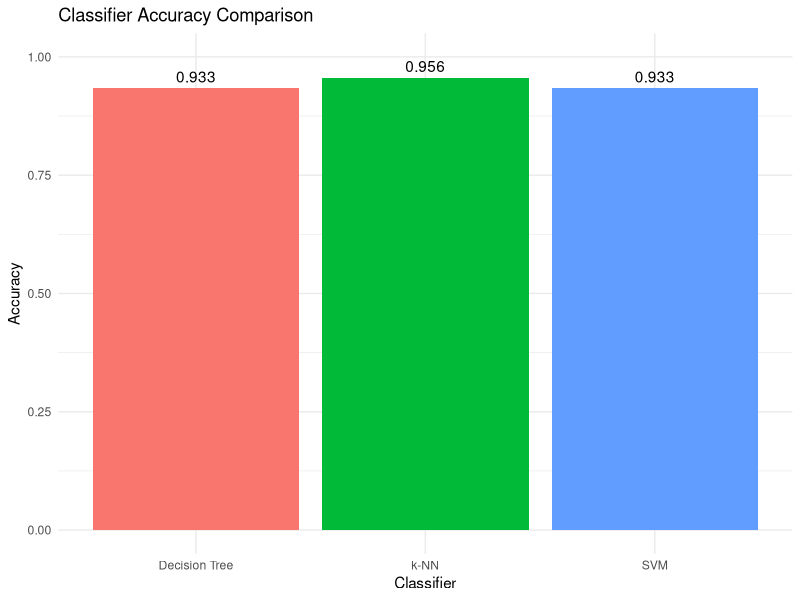

This figure's R source:
library(caret)
library(class)     
library(rpart)     
library(e1071)
library(ggplot2)

set.seed(123)
data(iris)

trainIndex <- createDataPartition(iris$Species, p=0.7, list=FALSE)
train <- iris[trainIndex, ]
test <- iris[-trainIndex, ]

knn_pred <- knn(train[, -5], test[, -5], train$Species, k=3)

# Decision Tree
dt_model <- rpart(Species ~ ., data=train, method="class")
dt_pred <- predict(dt_model, test, type="class")

# SVM
svm_model <- svm(Species ~ ., data=train)
svm_pred <- predict(svm_model, test)

accuracy <- function(pred, true) mean(pred == true)

results <- data.frame(
  Classifier = c("k-NN", "Decision Tree", "SVM"),
  Accuracy = c(
    accuracy(knn_pred, test$Species),
    accuracy(dt_pred, test$Species),
    accuracy(svm_pred, test$Species)
  )
)

print(results)

# Plot accuracy comparison
ggplot(results, aes(x=Classifier, y=Accuracy, fill=Classifier)) +
  geom_bar(stat="identity", show.legend=FALSE) +
  ylim(0, 1) +
  geom_text(aes(label=round(Accuracy, 3)), vjust=-0.5) +
  ggtitle("Classifier Accuracy Comparison") +
  theme_minimal()